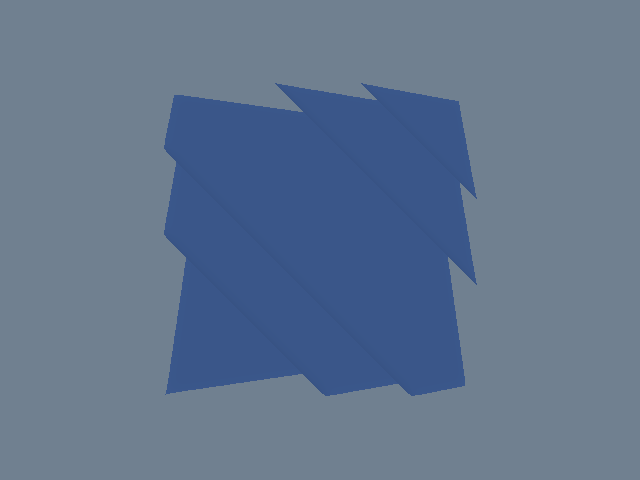

Here is the Python script that generated this plot:
#!/usr/bin/env python

# Demonstrate vtkSurfaceNets3D to extract a smooth isosurface from a
# procedural sinusoidal volume.

# Factory overrides: importing these modules registers the OpenGL rendering
# and interaction style implementations for vtkRenderingCore factory classes.
import vtkmodules.vtkInteractionStyle  # noqa: F401
import vtkmodules.vtkRenderingOpenGL2  # noqa: F401
# VTK pipeline classes used in this example
from vtkmodules.vtkFiltersCore import vtkPolyDataNormals, vtkSurfaceNets3D
from vtkmodules.vtkImagingCore import vtkImageThreshold
from vtkmodules.vtkImagingSources import vtkImageSinusoidSource
from vtkmodules.vtkRenderingCore import (
    vtkActor,
    vtkPolyDataMapper,
    vtkRenderWindow,
    vtkRenderWindowInteractor,
    vtkRenderer,
)

# Colors (normalized RGB)
cornflower_blue_rgb = (0.392, 0.584, 0.929)
slate_gray_rgb = (0.439, 0.502, 0.565)

# Source: continuous scalar field
sinusoid_source = vtkImageSinusoidSource()
sinusoid_source.SetWholeExtent(0, 63, 0, 63, 0, 63)
sinusoid_source.SetPeriod(30.0)
sinusoid_source.SetAmplitude(100)
sinusoid_source.SetDirection(1, 1, 1)
sinusoid_source.Update()

# Filter: segment into a binary label map (values >= 50 -> label 1, else 0)
segment_threshold = vtkImageThreshold()
segment_threshold.SetInputConnection(sinusoid_source.GetOutputPort())
segment_threshold.ThresholdByUpper(50.0)
segment_threshold.SetInValue(1)
segment_threshold.SetOutValue(0)
segment_threshold.SetOutputScalarTypeToUnsignedChar()

# Filter: extract the label boundary using surface nets
surface_nets = vtkSurfaceNets3D()
surface_nets.SetInputConnection(segment_threshold.GetOutputPort())
surface_nets.SetValue(0, 1)

# Filter: generate normals for proper lighting
normals_filter = vtkPolyDataNormals()
normals_filter.SetInputConnection(surface_nets.GetOutputPort())

# Mapper: map the isosurface to graphics primitives
mapper = vtkPolyDataMapper()
mapper.SetInputConnection(normals_filter.GetOutputPort())
mapper.ScalarVisibilityOff()

# Actor: assign the mapped geometry
actor = vtkActor()
actor.SetMapper(mapper)
actor.GetProperty().SetColor(cornflower_blue_rgb)

# Renderer: assemble the scene
renderer = vtkRenderer()
renderer.AddActor(actor)
renderer.SetBackground(slate_gray_rgb)

# Render window: display the rendered scene
render_window = vtkRenderWindow()
render_window.AddRenderer(renderer)
render_window.SetWindowName("surface nets3d")
render_window.SetMultiSamples(0)
render_window.SetSize(640, 480)

# Interactor: handle mouse and keyboard events
render_window_interactor = vtkRenderWindowInteractor()
render_window_interactor.SetRenderWindow(render_window)

# Scene: configure the camera
renderer.ResetCamera()

# Start: launch the interactive visualization
render_window_interactor.Initialize()
render_window_interactor.Start()
